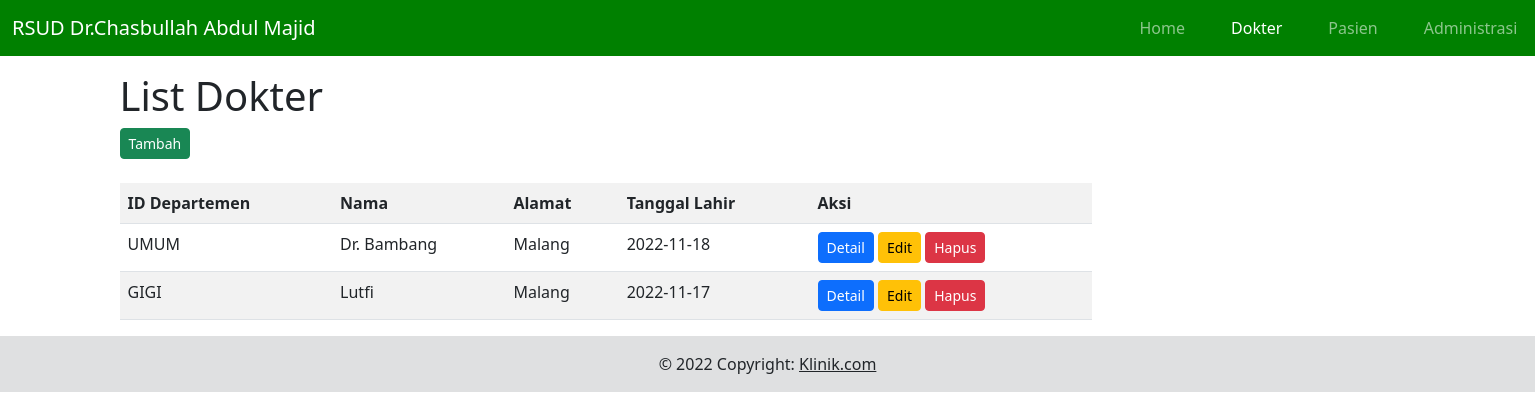
The page /dokter on the database its author committed.
### tables this page shows
CREATE TABLE `tabel_dokter` (
  `ID_Dokter` char(11) NOT NULL,
  `ID_Departemen` varchar(255) NOT NULL,
  `Nama` varchar(255) NOT NULL,
  `Alamat` text NOT NULL,
  `Tgl_Lahir` date NOT NULL
);

### application/controllers/Base_Controller.php (called while the page is built, shortened)
<?php
abstract class Base_Controller extends CI_Controller {
    protected $context = null;
    public function __construct(){
        $this->load->model("{$this->context}_model",$this->context);
    }
    public function index(){
        $data['records'] = $this->{$this->context}->find_all();
        $this->load->view("{$this->context}/index",$data);
    }
}

### index.php (called while the page is built, shortened)
<?php
require_once BASEPATH.'core/CodeIgniter.php';

### application/models/Base_model.php (called while the page is built, shortened)
<?php
class Base_model extends CI_Model{
    protected $table = null;
    public function find_all(){
        return $this->db->get($this->table)->result_array();
    }
}

### application/views/dokter/index.php (the view, shortened to what this page needs)
<?php
    include APPPATH . 'views/fragment/header.php';
    include APPPATH . 'views/fragment/menu.php' ;
?>
<h1>List Dokter</h1>
<div class="d-flex justify-content-start">
	<a class="btn btn-success btn-sm" href="<?= base_url("dokter/form")?>">Tambah</a>
</div>
<br/>
<table class="table table-striped" style="width: 75%;">
    <tr>
        <th>ID Departemen</th>
        <th>Nama</th>
        <th>Alamat</th>
        <th>Tanggal Lahir</th>
        <th>Aksi</th>
    </tr>
    <?php
    foreach($records as $idx => $data){
        ?>
        <tr>
            <td><?= $data['ID_Departemen'] ?></td>
            <td><?= $data['Nama'] ?></td>
            <td><?= $data['Alamat'] ?></td>
            <td><?= $data['Tgl_Lahir'] ?></td>
            <td>
			<div class="btn-group">
                <a class="btn btn-primary btn-sm" href="<?= base_url("dokter/detail/{$data['ID_Dokter']}")?>">Detail</a>
    </div>
			<div class="btn-group">
                <a class="btn btn-warning btn-sm" href="<?= base_url("dokter/form/{$data['ID_Dokter']}")?>">Edit</a>
    </div>
			<div class="btn-group">
                <a class="btn btn-danger btn-sm" onclick="return confirm('menghapus data?')" href="<?= base_url("dokter/hapus/{$data['ID_Dokter']}")?>">Hapus</a>
			</div>
			</div>
			</td>
        </tr>
    <?php
    }
    ?>
<?php
include APPPATH . 'views/fragment/footer.php' ;
?>

### rows shown on the page
tabel_dokter: ID_Departemen "UMUM", Nama "Dr. Bambang", Alamat "Malang", Tgl_Lahir "2022-11-18"
tabel_dokter: ID_Departemen "GIGI", Nama "Lutfi", Alamat "Malang", Tgl_Lahir "2022-11-17"
